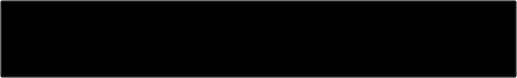
<?xml version="1.0" encoding="UTF-8"?>
<ui version="4.0">
 <class>Form</class>
 <widget class="QWidget" name="Form">
  <property name="geometry">
   <rect>
    <x>0</x>
    <y>0</y>
    <width>517</width>
    <height>78</height>
   </rect>
  </property>
  <property name="windowTitle">
   <string>Form</string>
  </property>
  <property name="styleSheet">
   <string notr="true">font: 63 8pt &quot;Inter 18pt SemiBold&quot;;
color: rgb(255, 255, 255);</string>
  </property>
  <widget class="QWidget" name="widget_2" native="true">
   <property name="geometry">
    <rect>
     <x>0</x>
     <y>0</y>
     <width>517</width>
     <height>78</height>
    </rect>
   </property>
   <property name="sizePolicy">
    <sizepolicy hsizetype="Fixed" vsizetype="Fixed">
     <horstretch>0</horstretch>
     <verstretch>0</verstretch>
    </sizepolicy>
   </property>
   <property name="minimumSize">
    <size>
     <width>517</width>
     <height>78</height>
    </size>
   </property>
   <property name="cursor">
    <cursorShape>PointingHandCursor</cursorShape>
   </property>
   <property name="styleSheet">
    <string notr="true">#template_func_setor{
background-color: rgb(80, 80, 80);
border-radius: 15px;

}</string>
   </property>
   <layout class="QHBoxLayout" name="horizontalLayout_63">
    <property name="leftMargin">
     <number>7</number>
    </property>
    <item>
     <widget class="QPushButton" name="foto_func_setor">
      <property name="sizePolicy">
       <sizepolicy hsizetype="Expanding" vsizetype="Expanding">
        <horstretch>0</horstretch>
        <verstretch>0</verstretch>
       </sizepolicy>
      </property>
      <property name="minimumSize">
       <size>
        <width>60</width>
        <height>60</height>
       </size>
      </property>
      <property name="maximumSize">
       <size>
        <width>60</width>
        <height>60</height>
       </size>
      </property>
      <property name="cursor">
       <cursorShape>PointingHandCursor</cursorShape>
      </property>
      <property name="layoutDirection">
       <enum>Qt::LeftToRight</enum>
      </property>
      <property name="styleSheet">
       <string notr="true">QPushButton{
text-aling:center;
	background-color: rgb(60, 37, 00) ;
border-radius: 30px;

}</string>
      </property>
      <property name="text">
       <string/>
      </property>
      <property name="iconSize">
       <size>
        <width>4000</width>
        <height>4000</height>
       </size>
      </property>
     </widget>
    </item>
    <item>
     <widget class="QWidget" name="widget" native="true">
      <property name="cursor">
       <cursorShape>PointingHandCursor</cursorShape>
      </property>
      <layout class="QVBoxLayout" name="verticalLayout_107">
       <property name="spacing">
        <number>8</number>
       </property>
       <property name="leftMargin">
        <number>0</number>
       </property>
       <item>
        <widget class="QLabel" name="nome_func_setor">
         <property name="cursor">
          <cursorShape>PointingHandCursor</cursorShape>
         </property>
         <property name="text">
          <string>&lt;html&gt;&lt;head/&gt;&lt;body&gt;&lt;p&gt;&lt;span style=&quot; font-size:14pt;&quot;&gt;nome_func_online&lt;/span&gt;&lt;/p&gt;&lt;/body&gt;&lt;/html&gt;</string>
         </property>
        </widget>
       </item>
      </layout>
     </widget>
    </item>
   </layout>
  </widget>
  <widget class="QPushButton" name="pushButton">
   <property name="geometry">
    <rect>
     <x>0</x>
     <y>0</y>
     <width>517</width>
     <height>78</height>
    </rect>
   </property>
   <property name="styleSheet">
    <string notr="true">background-color: transparent;
color: transparent;</string>
   </property>
   <property name="text">
    <string>PushButton</string>
   </property>
  </widget>
 </widget>
 <resources/>
 <connections/>
</ui>
